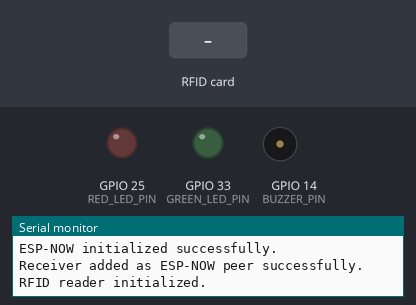
A sketch run on a simulated ESP32. Parts: output pins drawn as LEDs (lit = HIGH), buzzer (waves = sounding, pin HIGH), the last lines printed to the serial monitor. The test bench sets the inputs (shaded band).

Above: at 1.2 s.
1.3 s: RFID card D3 EC 62 1A held to the reader
At 2.3 s:
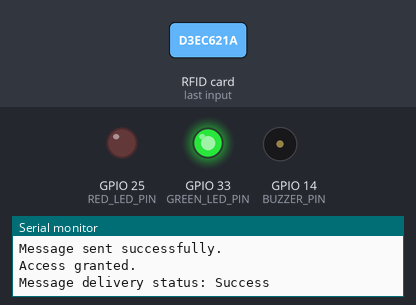
2.8 s: RFID card 5E 7A 19 C4 held to the reader
At 4.8 s:
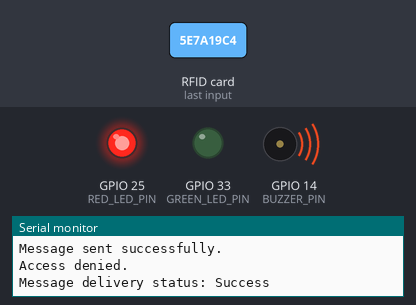
Timing chart, 0 to 8.9 s (numbered marks = the images above; inputs shaded):
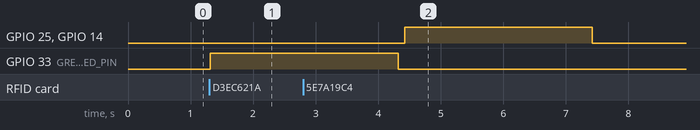

Measured:
- after the input at 1.3 s, GPIO 33 (GREEN_LED_PIN): LOW → HIGH at once
- after the input at 2.8 s, GPIO 25 (RED_LED_PIN), GPIO 14 (BUZZER_PIN): LOW → HIGH after 1.6 s, → LOW 3.0 s later

The sketch:

finalSender.ino.ino
```cpp
#include <SPI.h>

#include <MFRC522.h>

#include <esp_now.h>

#include <esp_wifi.h>

#include <WiFi.h>


// Pin configuration for MFRC522

#define RST_PIN 0 // Reset pin

#define SS_PIN 5 // Slave Select (SDA) pin


MFRC522 rfid(SS_PIN, RST_PIN); // Create an MFRC522 instance


// MAC address of the receiver ESP32 (replace with your receiver's MAC address)

uint8_t receiverMAC[] = {0xE4, 0x62, 0x63, 0xF2, 0x10, 0x33};


// Wi-Fi channel configuration

#define WIFI_CHANNEL 6 // Set to match the receiver's Wi-Fi channel


// Structure for sending messages

// Structure for sending messages
typedef struct struct_message {
    char msg[32]; // Message buffer to store UID
} struct_message;

struct_message myData;

// Correct UID
const String correctUID = "D3:EC:62:1A";

// Pin configuration for LEDs and buzzer
#define RED_LED_PIN 25
#define GREEN_LED_PIN 33
#define BUZZER_PIN 14

// Callback when a message is sent via ESP-NOW
void onSent(const uint8_t *macAddr, esp_now_send_status_t status) {
    Serial.print("Message delivery status: ");
    Serial.println(status == ESP_NOW_SEND_SUCCESS ? "Success" : "Fail");
}

void setup() {
    Serial.begin(115200);

    // Pin modes for LEDs and buzzer
    pinMode(RED_LED_PIN, OUTPUT);
    pinMode(GREEN_LED_PIN, OUTPUT);
    pinMode(BUZZER_PIN, OUTPUT);

    // Print the MAC address of this ESP32
    String macAddress = WiFi.macAddress();
    Serial.println("Sender ESP32 MAC Address: " + macAddress);

    // Initialize Wi-Fi in station mode
    WiFi.mode(WIFI_STA);

    // Set Wi-Fi channel for ESP-NOW communication
    if (esp_wifi_set_promiscuous(true) == ESP_OK) {
        Serial.println("Wi-Fi promiscuous mode enabled successfully.");
    } else {
        Serial.println("Error enabling Wi-Fi promiscuous mode.");
    }

    if (esp_wifi_set_channel(WIFI_CHANNEL, WIFI_SECOND_CHAN_NONE) == ESP_OK) {
        Serial.println("Wi-Fi channel set successfully.");
    } else {
        Serial.println("Error setting Wi-Fi channel.");
    }
    esp_wifi_set_promiscuous(false);

    // Initialize ESP-NOW
    if (esp_now_init() != ESP_OK) {
        Serial.println("Error initializing ESP-NOW.");
        return;
    }
    Serial.println("ESP-NOW initialized successfully.");

    // Register callback function for sending messages
    esp_now_register_send_cb(onSent);

    // Add the receiver as a peer
    esp_now_peer_info_t peerInfo = {};
    memcpy(peerInfo.peer_addr, receiverMAC, 6);
    peerInfo.channel = WIFI_CHANNEL;
    peerInfo.encrypt = false;

    if (esp_now_add_peer(&peerInfo) == ESP_OK) {
        Serial.println("Receiver added as ESP-NOW peer successfully.");
    } else {
        Serial.println("Failed to add receiver as ESP-NOW peer.");
    }

    // Initialize SPI bus for RFID reader
    SPI.begin();
    rfid.PCD_Init();
    Serial.println("RFID reader initialized.");
}

void loop() {
    // Check for new RFID card
    if (rfid.PICC_IsNewCardPresent() && rfid.PICC_ReadCardSerial()) {
        // Convert the UID to a string
        String uidString = "";
        for (byte i = 0; i < rfid.uid.size; i++) {
            String hexValue = String(rfid.uid.uidByte[i], HEX);
            hexValue.toUpperCase(); // Convert to uppercase
            if (rfid.uid.uidByte[i] < 0x10) uidString += "0"; // Add leading zero for single-digit hex
            uidString += hexValue;
            if (i < rfid.uid.size - 1) {
                uidString += ":"; // Separate bytes with a colon
            }
        }

        // Store UID in the message struct
        strncpy(myData.msg, uidString.c_str(), sizeof(myData.msg) - 1);
        myData.msg[sizeof(myData.msg) - 1] = '\0'; // Null-terminate to prevent buffer overflow

        Serial.print("Card UID: ");
        Serial.println(myData.msg);

        // Send UID to the receiver ESP32 via ESP-NOW
        esp_err_t result = esp_now_send(receiverMAC, (uint8_t *)&myData, sizeof(myData));
        if (result == ESP_OK) {
            Serial.println("Message sent successfully.");
        } else {
            Serial.println("Error sending message.");
        }

        // Verify UID
        if (uidString == correctUID) {
            digitalWrite(GREEN_LED_PIN, HIGH); // Turn on green LED
            digitalWrite(RED_LED_PIN, LOW);   // Turn off red LED
            digitalWrite(BUZZER_PIN, LOW);    // Turn off buzzer
            Serial.println("Access granted.");
            delay(3000);                      // Keep green LED on for 3 seconds
            digitalWrite(GREEN_LED_PIN, LOW); // Turn off green LED
        } else {
            digitalWrite(GREEN_LED_PIN, LOW);  // Turn off green LED
            digitalWrite(RED_LED_PIN, HIGH);  // Turn on red LED
            digitalWrite(BUZZER_PIN, HIGH);   // Turn on buzzer
            Serial.println("Access denied.");
            delay(3000);                      // Keep red LED and buzzer on for 3 seconds
            digitalWrite(RED_LED_PIN, LOW);   // Turn off red LED
            digitalWrite(BUZZER_PIN, LOW);    // Turn off buzzer
        }

        // Halt the card to avoid re-reading
        rfid.PICC_HaltA();
    }

    delay(100); // Short delay to prevent rapid card scanning
}
```
